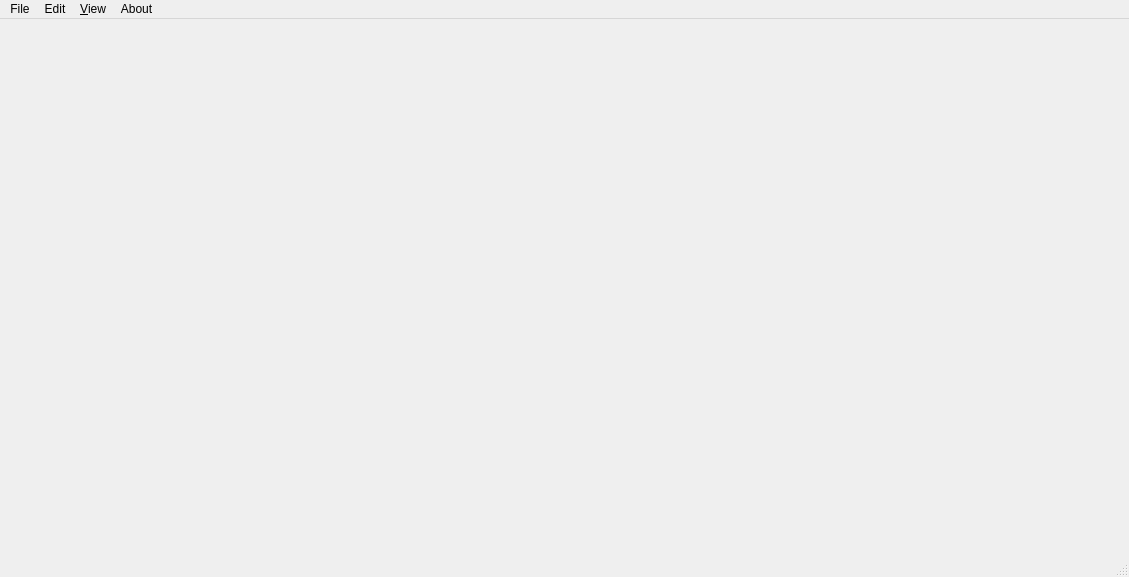
<?xml version="1.0" encoding="UTF-8"?>
<ui version="4.0">
 <class>MainWindow</class>
 <widget class="QMainWindow" name="MainWindow">
  <property name="geometry">
   <rect>
    <x>0</x>
    <y>0</y>
    <width>1129</width>
    <height>577</height>
   </rect>
  </property>
  <property name="windowTitle">
   <string>TxtEditor</string>
  </property>
  <property name="locale">
   <locale language="English" country="UnitedStates"/>
  </property>
  <widget class="QWidget" name="centralwidget">
   <layout class="QVBoxLayout" name="verticalLayout" stretch="2,0">
    <item>
     <widget class="TabWidget" name="tabWidget" native="true"/>
    </item>
    <item>
     <widget class="SearchWidget" name="searchWidget" native="true"/>
    </item>
   </layout>
  </widget>
  <widget class="QMenuBar" name="menubar">
   <property name="geometry">
    <rect>
     <x>0</x>
     <y>0</y>
     <width>1129</width>
     <height>23</height>
    </rect>
   </property>
   <widget class="QMenu" name="menuFile">
    <property name="title">
     <string>File</string>
    </property>
    <addaction name="actionNew_File"/>
    <addaction name="actionOpen_File"/>
    <addaction name="actionSave"/>
    <addaction name="actionSave_As"/>
    <addaction name="actionClose_File"/>
    <addaction name="actionExit"/>
   </widget>
   <widget class="QMenu" name="menuEdit">
    <property name="title">
     <string>Edit</string>
    </property>
    <addaction name="actionUndo"/>
    <addaction name="actionRedo"/>
    <addaction name="actionCut"/>
    <addaction name="actionCopy"/>
    <addaction name="actionPaste"/>
    <addaction name="actionSelect_All"/>
    <addaction name="actionFind_Replace"/>
   </widget>
   <widget class="QMenu" name="menuView">
    <property name="title">
     <string>&amp;View</string>
    </property>
    <widget class="QMenu" name="menu_Font_Size">
     <property name="title">
      <string>&amp;Font Size</string>
     </property>
     <addaction name="action2"/>
     <addaction name="action4"/>
     <addaction name="action6"/>
     <addaction name="action8"/>
     <addaction name="action10"/>
     <addaction name="action11"/>
     <addaction name="action12"/>
     <addaction name="action13"/>
     <addaction name="action14"/>
     <addaction name="action16"/>
     <addaction name="action18"/>
     <addaction name="action20"/>
     <addaction name="action22"/>
     <addaction name="action24"/>
     <addaction name="action26"/>
     <addaction name="action28"/>
     <addaction name="action30"/>
     <addaction name="action34"/>
     <addaction name="action38"/>
     <addaction name="action42"/>
     <addaction name="action48"/>
     <addaction name="action50"/>
     <addaction name="action60"/>
     <addaction name="action70"/>
     <addaction name="action72"/>
    </widget>
    <addaction name="menu_Font_Size"/>
   </widget>
   <widget class="QMenu" name="menuAbout">
    <property name="title">
     <string>About</string>
    </property>
    <addaction name="actionAbout_PCS_TxtEditor"/>
    <addaction name="actionAbout_Qt"/>
   </widget>
   <addaction name="menuFile"/>
   <addaction name="menuEdit"/>
   <addaction name="menuView"/>
   <addaction name="menuAbout"/>
  </widget>
  <widget class="QStatusBar" name="statusbar"/>
  <action name="actionNew_File">
   <property name="icon">
    <iconset theme="document-new"/>
   </property>
   <property name="text">
    <string>&amp;New File</string>
   </property>
   <property name="shortcut">
    <string>Ctrl+N</string>
   </property>
  </action>
  <action name="actionOpen_File">
   <property name="icon">
    <iconset theme="document-open"/>
   </property>
   <property name="text">
    <string>&amp;Open File</string>
   </property>
   <property name="shortcut">
    <string>Ctrl+O</string>
   </property>
  </action>
  <action name="actionClose_File">
   <property name="icon">
    <iconset theme="document-close"/>
   </property>
   <property name="text">
    <string>&amp;Close File</string>
   </property>
   <property name="shortcut">
    <string>Ctrl+W</string>
   </property>
  </action>
  <action name="actionExit">
   <property name="icon">
    <iconset theme="application-exit"/>
   </property>
   <property name="text">
    <string>&amp;Exit</string>
   </property>
  </action>
  <action name="actionUndo">
   <property name="icon">
    <iconset theme="edit-undo"/>
   </property>
   <property name="text">
    <string>&amp;Undo</string>
   </property>
   <property name="shortcut">
    <string>Ctrl+Z</string>
   </property>
  </action>
  <action name="actionRedo">
   <property name="icon">
    <iconset theme="edit-redo"/>
   </property>
   <property name="text">
    <string>&amp;Redo</string>
   </property>
   <property name="shortcut">
    <string>Ctrl+Shift+Z</string>
   </property>
  </action>
  <action name="actionSettings">
   <property name="text">
    <string>&amp;Settings</string>
   </property>
  </action>
  <action name="actionAbout_PCS_TxtEditor">
   <property name="icon">
    <iconset theme="help-about"/>
   </property>
   <property name="text">
    <string>&amp;About TxtEditor</string>
   </property>
  </action>
  <action name="actionAbout_Qt">
   <property name="icon">
    <iconset theme="help-about"/>
   </property>
   <property name="text">
    <string>About &amp;Qt</string>
   </property>
  </action>
  <action name="actionSave">
   <property name="icon">
    <iconset theme="document-save"/>
   </property>
   <property name="text">
    <string>&amp;Save</string>
   </property>
   <property name="shortcut">
    <string>Ctrl+S</string>
   </property>
  </action>
  <action name="actionSave_As">
   <property name="icon">
    <iconset theme="document-save-as"/>
   </property>
   <property name="text">
    <string>Save &amp;As</string>
   </property>
   <property name="shortcut">
    <string>Ctrl+Shift+S</string>
   </property>
  </action>
  <action name="actionCut">
   <property name="icon">
    <iconset theme="edit-cut"/>
   </property>
   <property name="text">
    <string>&amp;Cut</string>
   </property>
   <property name="shortcut">
    <string>Ctrl+X</string>
   </property>
  </action>
  <action name="actionCopy">
   <property name="icon">
    <iconset theme="edit-copy"/>
   </property>
   <property name="text">
    <string>C&amp;opy</string>
   </property>
   <property name="shortcut">
    <string>Ctrl+C</string>
   </property>
  </action>
  <action name="actionPaste">
   <property name="icon">
    <iconset theme="edit-paste"/>
   </property>
   <property name="text">
    <string>&amp;Paste</string>
   </property>
   <property name="shortcut">
    <string>Ctrl+V</string>
   </property>
  </action>
  <action name="action2">
   <property name="text">
    <string>&amp;2</string>
   </property>
  </action>
  <action name="action4">
   <property name="text">
    <string>&amp;4</string>
   </property>
  </action>
  <action name="action6">
   <property name="text">
    <string>&amp;6</string>
   </property>
  </action>
  <action name="action8">
   <property name="text">
    <string>&amp;8</string>
   </property>
  </action>
  <action name="action10">
   <property name="text">
    <string>&amp;10</string>
   </property>
  </action>
  <action name="action11">
   <property name="text">
    <string>11</string>
   </property>
  </action>
  <action name="action12">
   <property name="text">
    <string>12</string>
   </property>
  </action>
  <action name="action13">
   <property name="text">
    <string>13</string>
   </property>
  </action>
  <action name="action14">
   <property name="text">
    <string>14</string>
   </property>
  </action>
  <action name="action16">
   <property name="text">
    <string>16</string>
   </property>
  </action>
  <action name="action18">
   <property name="text">
    <string>18</string>
   </property>
  </action>
  <action name="action20">
   <property name="text">
    <string>2&amp;0</string>
   </property>
  </action>
  <action name="action22">
   <property name="text">
    <string>22</string>
   </property>
  </action>
  <action name="action24">
   <property name="text">
    <string>24</string>
   </property>
  </action>
  <action name="action26">
   <property name="text">
    <string>26</string>
   </property>
  </action>
  <action name="action28">
   <property name="text">
    <string>28</string>
   </property>
  </action>
  <action name="action30">
   <property name="text">
    <string>&amp;30</string>
   </property>
  </action>
  <action name="action34">
   <property name="text">
    <string>34</string>
   </property>
  </action>
  <action name="action38">
   <property name="text">
    <string>38</string>
   </property>
  </action>
  <action name="action42">
   <property name="text">
    <string>42</string>
   </property>
  </action>
  <action name="action48">
   <property name="text">
    <string>48</string>
   </property>
  </action>
  <action name="action50">
   <property name="text">
    <string>&amp;50</string>
   </property>
  </action>
  <action name="action60">
   <property name="text">
    <string>60</string>
   </property>
  </action>
  <action name="action70">
   <property name="text">
    <string>&amp;70</string>
   </property>
  </action>
  <action name="action72">
   <property name="text">
    <string>72</string>
   </property>
  </action>
  <action name="actionSelect_All">
   <property name="icon">
    <iconset theme="edit-select-all"/>
   </property>
   <property name="text">
    <string>Select &amp;All</string>
   </property>
   <property name="shortcut">
    <string>Ctrl+A</string>
   </property>
  </action>
  <action name="actionFind">
   <property name="text">
    <string>Find/Replace</string>
   </property>
  </action>
  <action name="actionFind_Replace">
   <property name="icon">
    <iconset theme="edit-find-replace"/>
   </property>
   <property name="text">
    <string>&amp;Find/Replace</string>
   </property>
   <property name="shortcut">
    <string>Ctrl+F</string>
   </property>
  </action>
 </widget>
 <customwidgets>
  <customwidget>
   <class>TabWidget</class>
   <extends>QWidget</extends>
   <header>tabwidget.h</header>
   <container>1</container>
  </customwidget>
  <customwidget>
   <class>SearchWidget</class>
   <extends>QWidget</extends>
   <header>searchwidget.h</header>
   <container>1</container>
  </customwidget>
 </customwidgets>
 <resources/>
 <connections/>
</ui>
